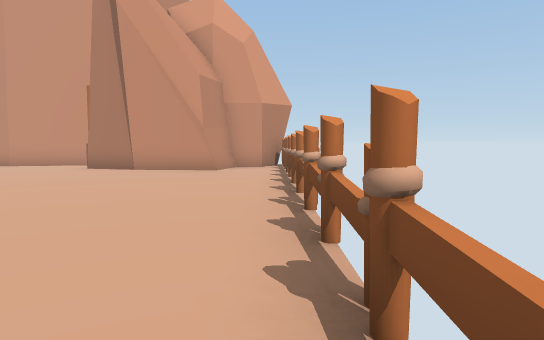
view 1 (above)

21 first-person views from a walk through a 3-D level made in the Unity game engine. The camera is 1.5 m above the floor, tilts 4° down and sees 75° across. The floor is counted in squares, 2 m on a side. Each view is taken from the middle of a square. On the plan, view 1 faces up. The plan holds only what a view shows up to about 11 squares ahead; the rest is blank. The place goes on beyond the plan.

view 2
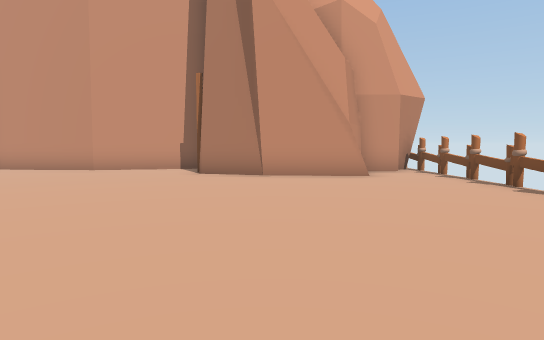

view 3
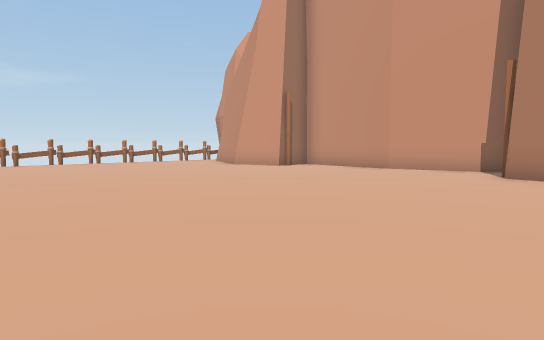

view 4
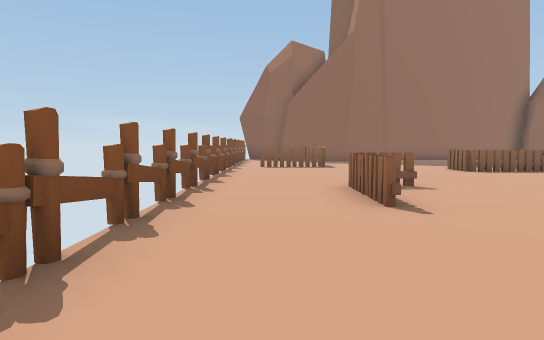

view 5
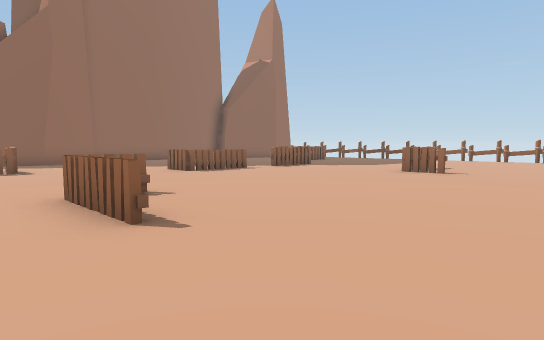

view 6
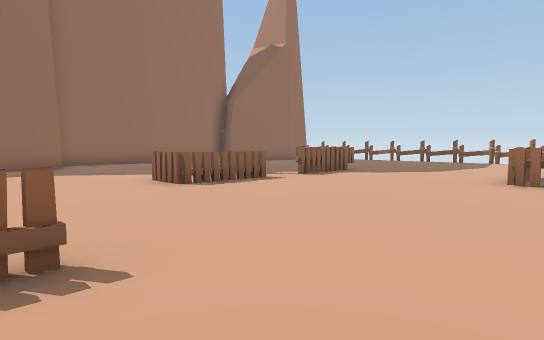

view 7
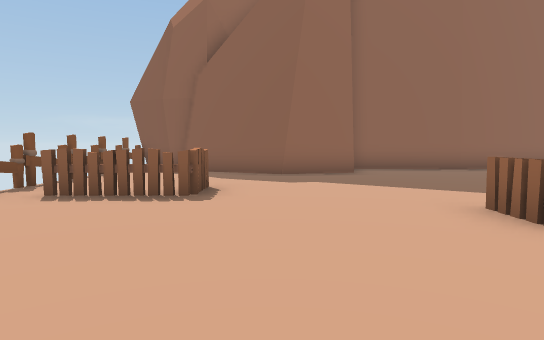

view 8
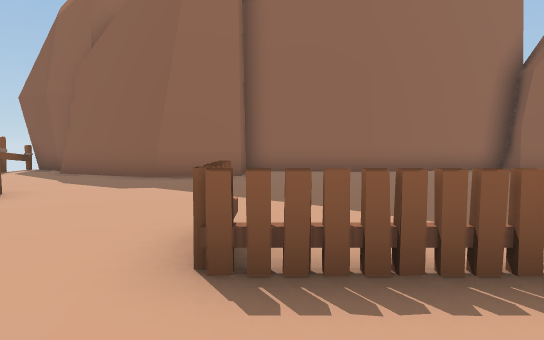

view 9
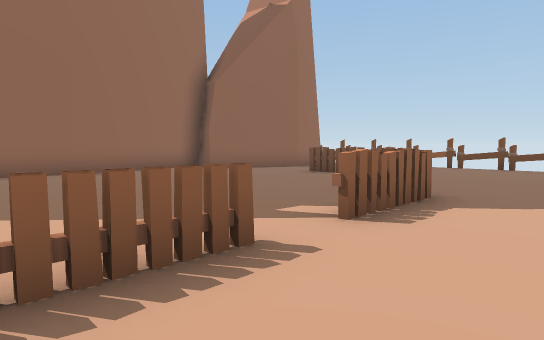

view 10
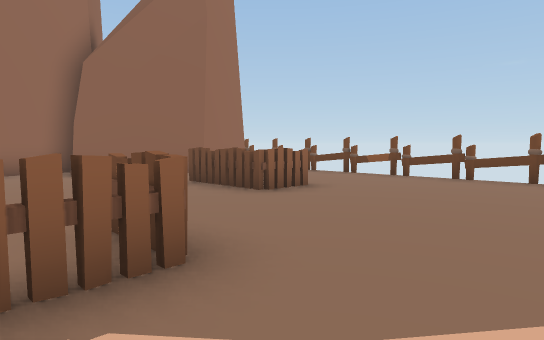

view 11
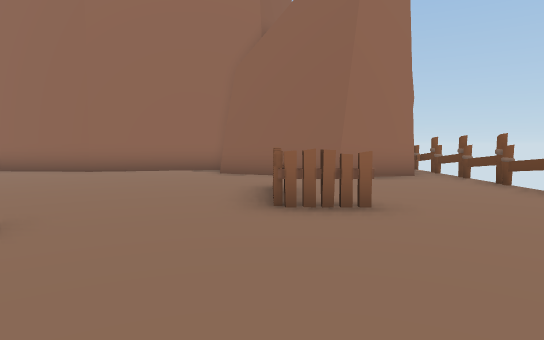

view 12
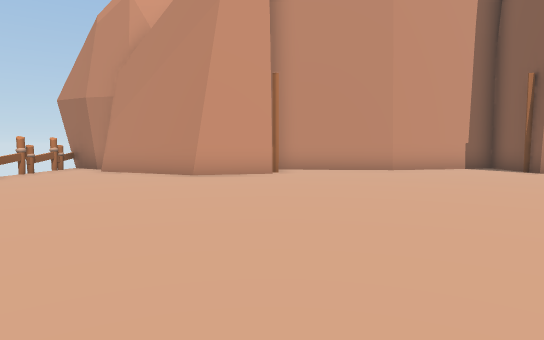

view 13
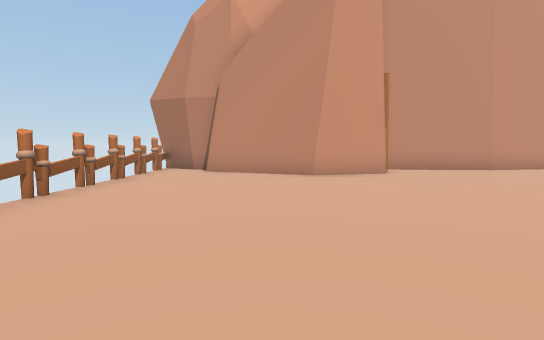

view 14
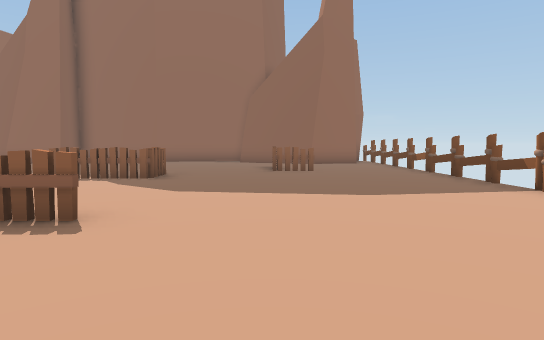

view 15
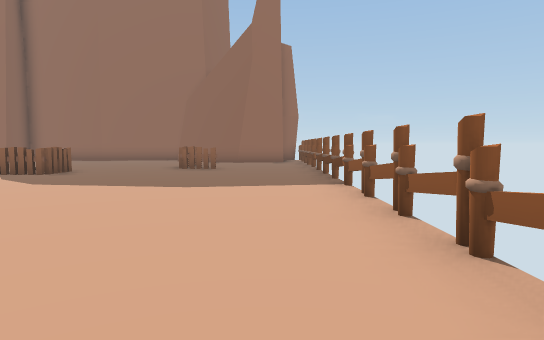

view 16
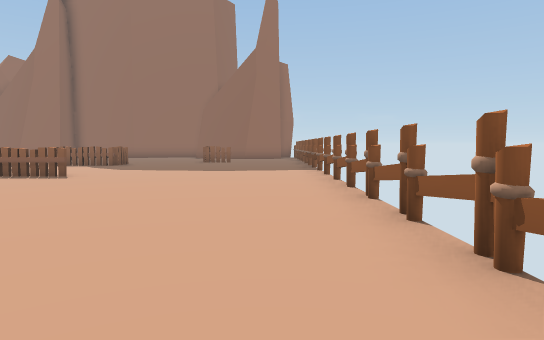

view 17
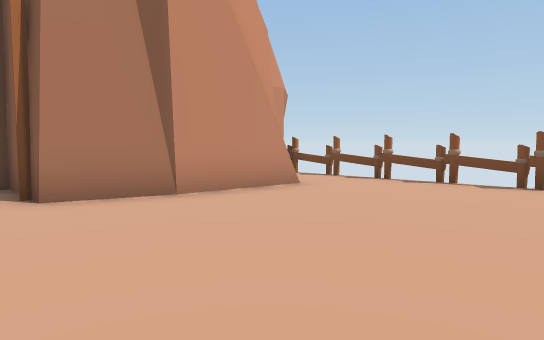

view 18
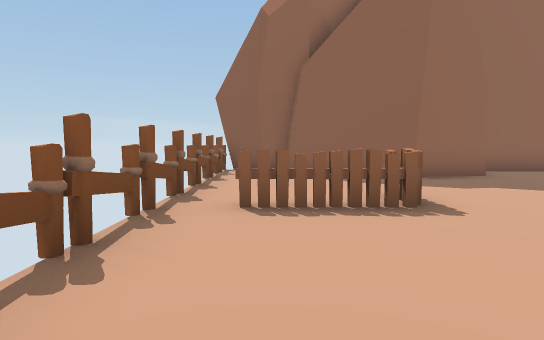

view 19
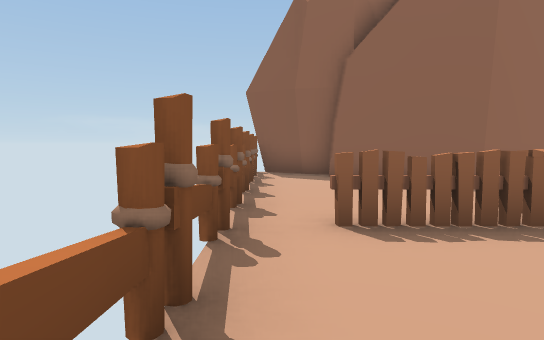

view 20
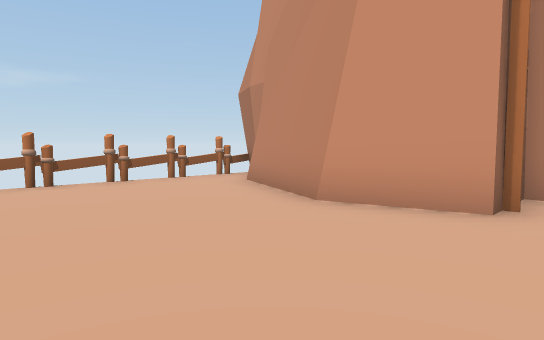

view 21
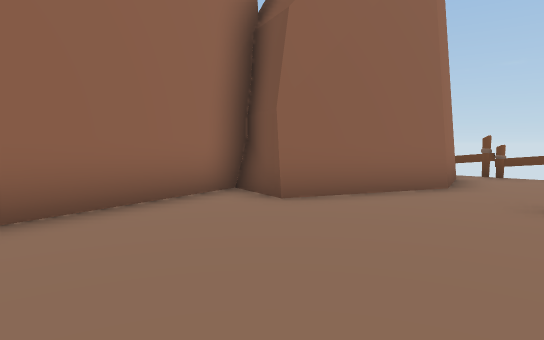

### Floor plan
Key: @ floor where view 1 was taken; # wall or solid block; x gap in a wall; . floor; F fence; O other object.
Columns run from 20 left of view 1 to 1 right of it. Each row starts with its distance up from view 1.
 14 ###         ###     OO
 13 #F##   ######.#   ##OO
 12 #F.#####......##  #..F
 11 F....##........####..F
 10 F....................F
  9 #....................F
  8 F....................F
  7 F....................F
  6 #....................F
  5  F...................F
  4 F....................F
  3 F....................F
  2 #....................F
  1 F....................F
  0 F........O........O.@F
 -1 #......OOO.......OO..F
 -2 F................O...F
 -3 F....................F
 -4 F....................F
 -5 #.......OOO.OO.......F
 -6 F.......O....O.......F
 -7 F...OO...........OOO.F
 -8 #....O...........O...F
 -9 #F...O...............F
-10 F....................F
-11 #....................F
-12 #F####........####...F
-13 F.   ##...##..#  ###.F
-14 #x    #########    ##F

Positions as (right, up) in squares from view 1, and headings:
1: (0, 0), facing up
2: (-4, 2), facing up
3: (-4, 2), facing up-left
4: (-1, 5), facing down
5: (-1, 4), facing down-left
6: (-3, 1), facing down-left
7: (-4, -2), facing down
8: (-7, -3), facing down
9: (-7, -3), facing down-left
10: (-11, -3), facing down-left
11: (-15, -3), facing down
12: (-13, 2), facing up
13: (-16, 2), facing up
14: (-15, 3), facing down
15: (-18, 4), facing down
16: (-18, 8), facing down
17: (-7, 6), facing up-right
18: (-1, -3), facing down
19: (0, -4), facing down
20: (-12, 7), facing up-left
21: (-10, -9), facing down-left
